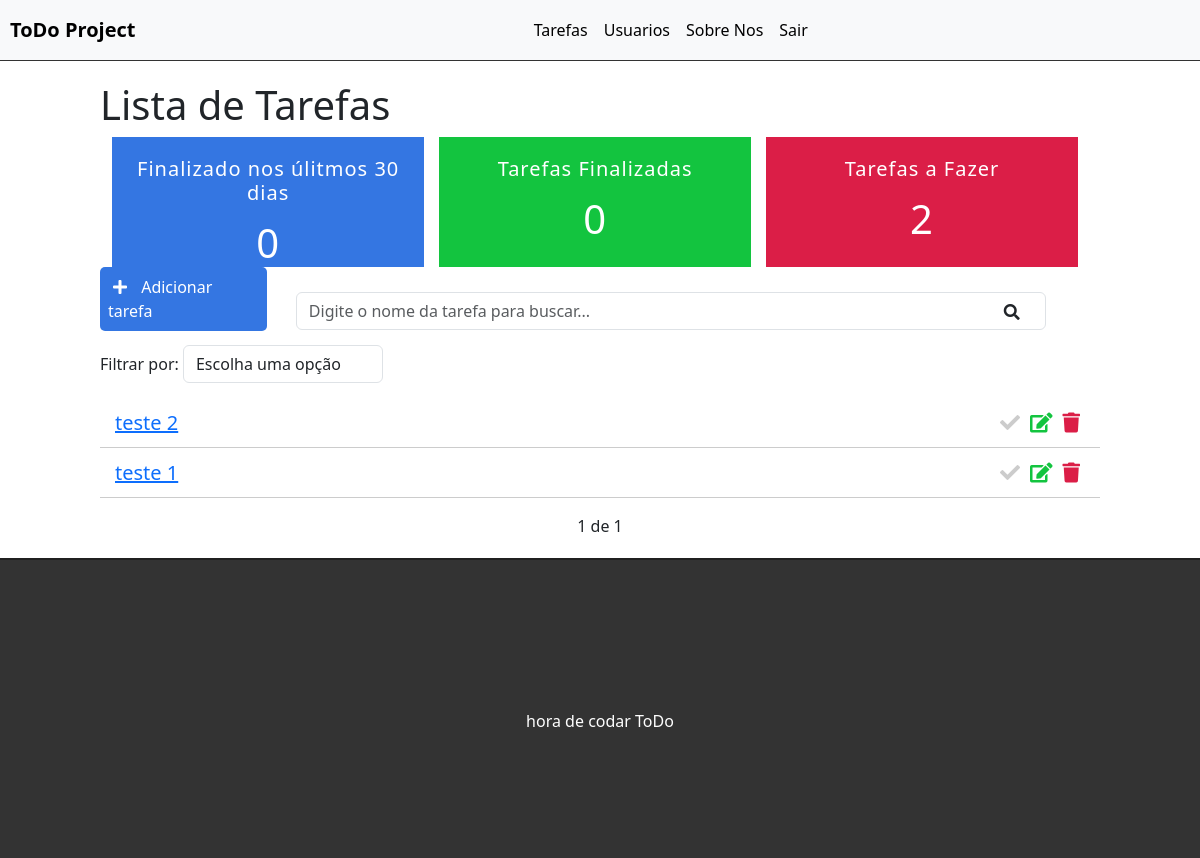
The app's page / (signed in), older data.
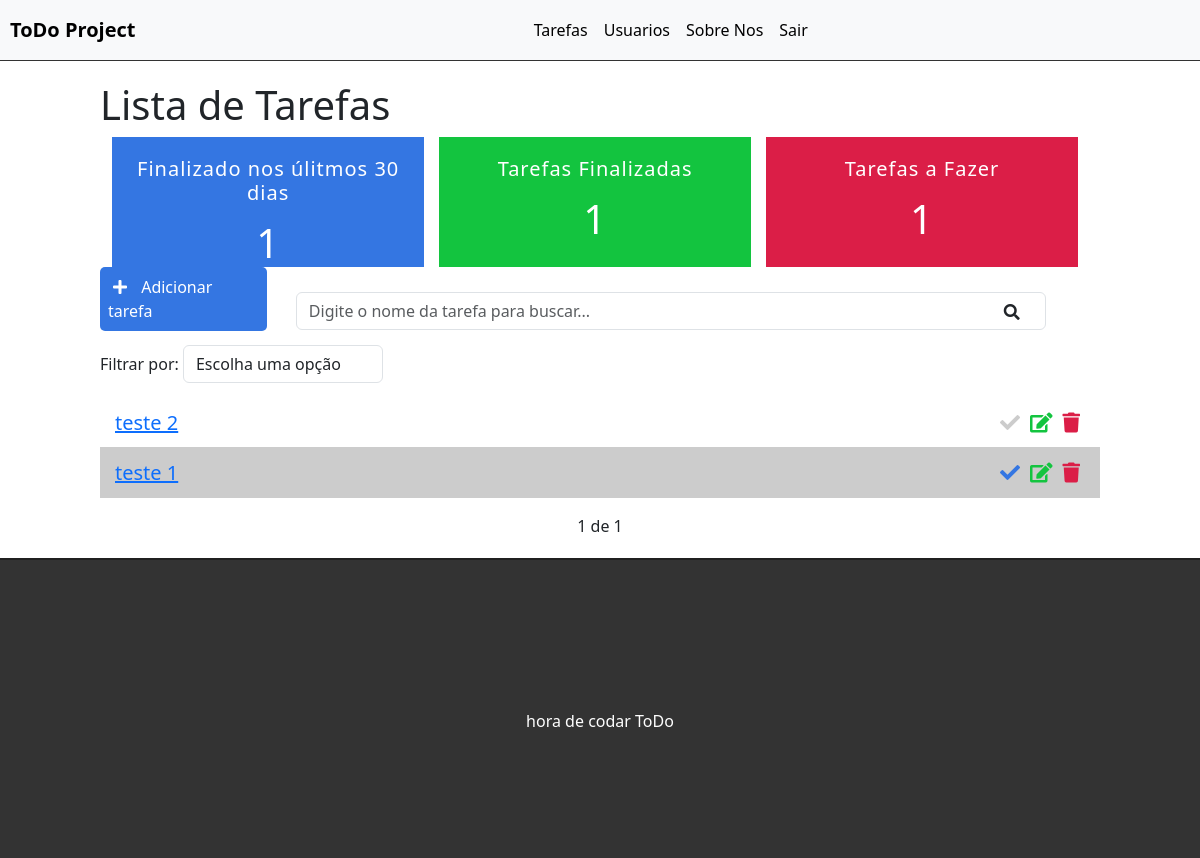
The same page, newer data.
### tasks/models.py (models this page shows, shortened)
class Task(models.Model):
    STATUS = (
        ('doing', 'Doing'),
        ('done', 'Done')
    )
    title = models.CharField(max_length=255)
    description = models.TextField()
    done = models.CharField(
        max_length=5,
        choices=STATUS,
    )
    user = models.ForeignKey(get_user_model(), on_delete=models.CASCADE)
    created_at = models.DateTimeField(auto_now_add=True)
    updated_at = models.DateTimeField(auto_now=True)

### tasks/views.py (the view)
# urls.py: path('', views.taskList, name='task-list'),
@login_required
def taskList(request):
    search = request.GET.get('search')
    filter = request.GET.get('filter')
    tasksDoneRecently = Task.objects.filter(done='done', updated_at__gt=datetime.datetime.now()-datetime.timedelta(days=30), user=request.user).count()
    tasksDone = Task.objects.filter(done='done', user=request.user).count()
    tasksDoing = Task.objects.filter(done='doing', user=request.user).count()
    if search:
        tasks = Task.objects.filter(title__icontains=search, user=request.user)
    elif filter:
        tasks = Task.objects.filter(done=filter, user=request.user)
    else:
        tasks_list = Task.objects.all().order_by('-created_at').filter(user=request.user)
        paginator = Paginator(tasks_list, 3)
        page = request.GET.get('page')
        tasks = paginator.get_page(page)
    return render(request, 'tasks/list.html', {
        'tasks': tasks,
        'tasksrecently': tasksDoneRecently,
        'tasksdone':tasksDone,
        'tasksdoing':tasksDoing
    })

### tasks/templates/tasks/list.html (shortened to what this page needs)
{% extends 'base_home.html' %}
{% block content %}
<div class="offset-1 col-10 list-div">
    <h1>Lista de Tarefas</h1>
    <div class="container dashboard">
        <div class="col-4 dashboard-box" id="dashboard-lastday">
            <h4>Finalizado nos úlitmos 30 dias</h4>
            <span>{{ tasksrecently }}</span>
        </div>
        <div class="col-4 dashboard-box" id="dashboard-done">
            <h4>Tarefas Finalizadas</h4>
            <span>{{ tasksdone }}</span>
        </div>
        <div class="col-4 dashboard-box" id="dashboard-doing">
            <h4>Tarefas a Fazer</h4>
            <span>{{ tasksdoing }}</span>
        </div>
    </div>
    <a id="add-link" href="newtask/">
        <div class="col-2 add-div">
            <i class="fas fa-plus"></i> Adicionar tarefa
        </div>
    </a>
    <div class="col-9 search-div">
        <form method="GET" id="search-form">
            <input class="form-control" type="text" id="search" name="search" value="{{ request.GET.search }}" placeholder="Digite o nome da tarefa para buscar...">
            <i class="fas fa-search" id="search-btn"></i>
        </form>
    </div>
    <div class="col-12 filter-div">
        <span>Filtrar por:</span>
        <select name="filter" id ="filter" class="form-control">
            <option value="">Escolha uma opção</option>
        </select>
    </div>
    <ul class="task-list">
        {% for task in tasks %}
        {% if task.done == 'doing' %}
            <li class="task-item">
        {% else %}
            <li class="task-item done">
        {% endif %}
                <span><a href="/task/{{task.id}}">{{task.title}}</a></span>
                <a href="delete/{{task.id}}" class="delete-btn"><span><i class="fas fa-trash"></i></span></a>
                <a href="edit/{{task.id}}"><span><i class="fas fa-edit"></i></span></a>
                <a href="changestatus/{{task.id}}"><span><i class="fas fa-check"></i></span></a>
            </li>
        {% endfor %}
    </ul>
    <div class="pagination">
        <span class="step-links">
            {% if tasks.paginator.num_pages %}
            <span class="current">
                {{ tasks.number }} de {{ tasks.paginator.num_pages }}
            </span>
            {% endif %}
        </span>
    </div>
</div>
{% endblock %}

Row changes from the older to the newer data that the page shows:
changed Task "teste 1": done "doing" → "done" (drawn)
Text that changed along with them:
{{ tasksrecently }}: "0" → "1"
{{ tasksdone }}: "0" → "1"
{{ tasksdoing }}: "2" → "1"
